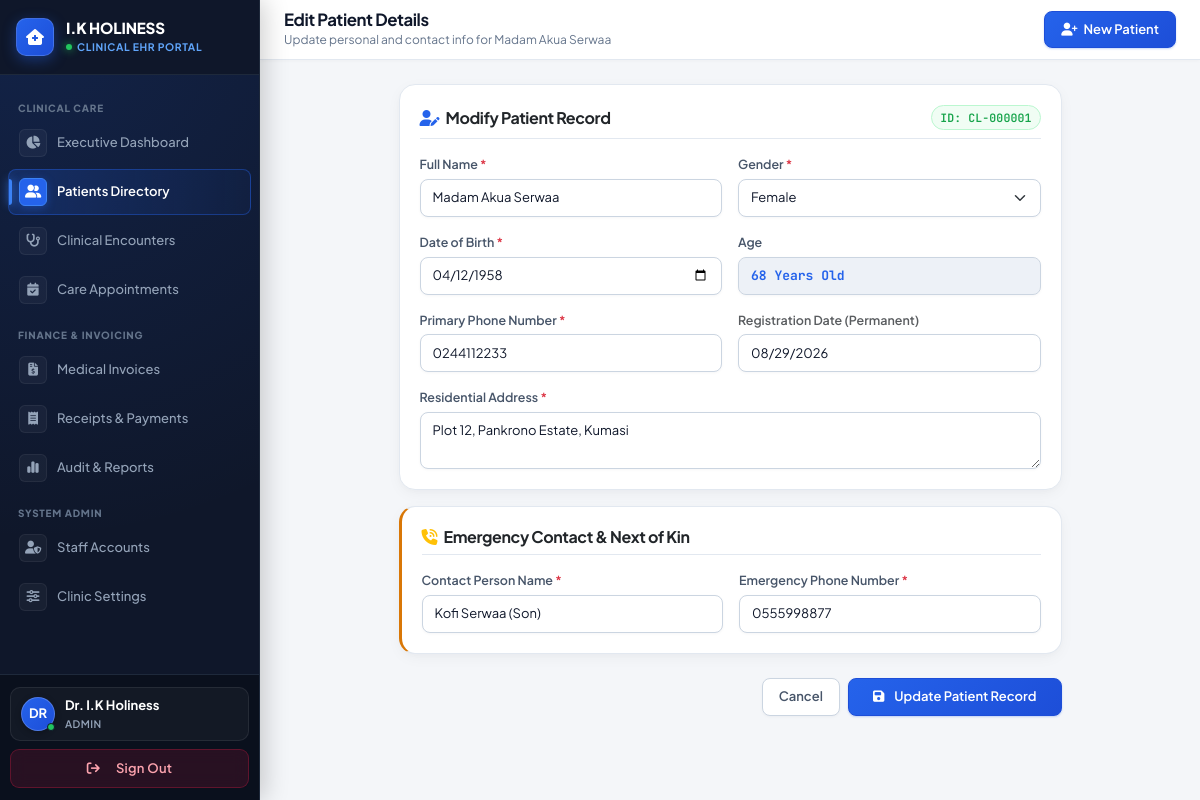
/clients/edit?id=CL-000001 (signed in), run on the app's committed database.
### tables this page shows
CREATE TABLE clients (
    client_id VARCHAR(20) PRIMARY KEY,
    full_name VARCHAR(255) NOT NULL,
    gender ENUM('Male', 'Female', 'Other') NOT NULL,
    dob DATE NOT NULL,
    age INT NOT NULL,
    phone VARCHAR(20) NOT NULL,
    address TEXT NOT NULL,
    emergency_name VARCHAR(255) NOT NULL,
    emergency_phone VARCHAR(20) NOT NULL,
    registration_date DATE NOT NULL,
    created_at TIMESTAMP DEFAULT CURRENT_TIMESTAMP,
    INDEX idx_fullname (full_name),
    INDEX idx_phone (phone)
);

### frontend/views/clients/edit.php (the view, shortened to what the rows shown need)
<div class="row justify-content-center">
    <div class="col-12 col-xl-9">
        <form action="<?php echo APP_URL; ?>/clients/update" method="POST" autocomplete="off">
            <div class="ui-card mb-3">
                <div class="d-flex justify-content-between align-items-center mb-3 pb-2 border-bottom" style="border-color: var(--border-subtle) !important;">
                    <h6 class="fw-bold text-dark mb-0">
                        <i class="fa-solid fa-user-pen text-blue-accent me-1"></i> Modify Patient Record
                    </h6>
                    <span class="badge-pill-custom badge-emerald font-mono">ID: <?php echo htmlspecialchars($client['client_id']); ?></span>
                </div>
                <div class="row g-3">
                    <div class="col-12 col-md-6">
                        <label for="full_name" class="form-label">Full Name <span class="text-danger">*</span></label>
                        <input type="text"
                               name="full_name"
                               id="full_name"
                               class="form-control"
                               value="<?php echo htmlspecialchars($client['full_name'] ?? '', ENT_QUOTES, 'UTF-8'); ?>"
                               required>
                    </div>
                    <div class="col-12 col-md-6">
                        <label for="gender" class="form-label">Gender <span class="text-danger">*</span></label>
                        <select name="gender" id="gender" class="form-select" required>
                            <option value="Female" <?php echo isset($client['gender']) && $client['gender'] === 'Female' ? 'selected' : ''; ?>>Female</option>
                        </select>
                    </div>
                    <div class="col-12 col-md-6">
                        <label for="dob" class="form-label">Date of Birth <span class="text-danger">*</span></label>
                        <input type="date"
                               name="dob"
                               id="dob"
                               class="form-control"
                               value="<?php echo htmlspecialchars($client['dob'] ?? '', ENT_QUOTES, 'UTF-8'); ?>"
                               onchange="calculateAge(this.value)"
                               required>
                    </div>
                    <div class="col-12 col-md-6">
                        <label class="form-label">Age</label>
                        <input type="text"
                               id="age_display"
                               class="form-control font-mono fw-bold"
                               style="background-color: var(--bg-subtle) !important; color: var(--accent-main) !important;"
                               value="<?php echo htmlspecialchars($client['age'] ?? ''); ?> Years Old"
                               readonly>
                    </div>
                    <div class="col-12 col-md-6">
                        <label for="phone" class="form-label">Primary Phone Number <span class="text-danger">*</span></label>
                        <input type="tel"
                               name="phone"
                               id="phone"
                               class="form-control"
                               value="<?php echo htmlspecialchars($client['phone'] ?? '', ENT_QUOTES, 'UTF-8'); ?>"
                               required>
                    </div>
                    <div class="col-12 col-md-6">
                        <label class="form-label text-muted">Registration Date (Permanent)</label>
                        <input type="date"
                               class="form-control"
                               value="<?php echo htmlspecialchars($client['registration_date'] ?? date('Y-m-d')); ?>"
                               disabled>
                    </div>
                    <div class="col-12">
                        <label for="address" class="form-label">Residential Address <span class="text-danger">*</span></label>
                        <textarea name="address"
                                  id="address"
                                  rows="2"
                                  class="form-control"
                                  required><?php echo htmlspecialchars($client['address'] ?? '', ENT_QUOTES, 'UTF-8'); ?></textarea>
                    </div>
                </div>
            </div>
            <div class="ui-card mb-4" style="border-left: 3px solid var(--warning);">
                <div class="row g-3">
                    <div class="col-12 col-md-6">
                        <label for="emergency_name" class="form-label">Contact Person Name <span class="text-danger">*</span></label>
                        <input type="text"
                               name="emergency_name"
                               id="emergency_name"
                               class="form-control"
                               value="<?php echo htmlspecialchars($client['emergency_name'] ?? '', ENT_QUOTES, 'UTF-8'); ?>"
                               required>
                    </div>
                    <div class="col-12 col-md-6">
                        <label for="emergency_phone" class="form-label">Emergency Phone Number <span class="text-danger">*</span></label>
                        <input type="tel"
                               name="emergency_phone"
                               id="emergency_phone"
                               class="form-control"
                               value="<?php echo htmlspecialchars($client['emergency_phone'] ?? '', ENT_QUOTES, 'UTF-8'); ?>"
                               required>
                    </div>
                </div>
            </div>
        </form>
    </div>
</div>

### frontend/views/shared/layout.php (shortened to what the rows shown need)
<!DOCTYPE html>
<html lang="en" class="h-full">
<head>
    <link href="https://cdn.jsdelivr.net/npm/bootstrap@5.3.2/dist/css/bootstrap.min.css" rel="stylesheet">
    <link rel="stylesheet" href="https://cdnjs.cloudflare.com/ajax/libs/font-awesome/6.5.1/css/all.min.css">
</head>
<body>
    <div id="page-content-wrapper">
        <header class="topbar">
            <div class="d-flex align-items-center gap-2">
                <div class="topbar-left">
                    <h1><?php echo $pageHeading ?? 'Dashboard'; ?></h1>
                    <p class="d-none d-md-block"><?php echo $pageSubheading ?? 'I.K Holiness Home Care Services Management'; ?></p>
                </div>
            </div>
        </header>
        <main class="main-container">
            <?php echo $content ?? ''; ?>
        </main>
    </div>
</body>
</html>

### data on the page
clients: full_name "Update personal and contact info for Madam Akua Serwaa", client_id "CL-000001", full_name "Madam Akua Serwaa", gender "Female", dob "04/12/1958", age "68 Years Old", phone "0244112233", registration_date "08/29/2026", address "Plot 12, Pankrono Estate, Kumasi", emergency_name "Kofi Serwaa (Son)", emergency_phone "0555998877"

### other printed values
substr($currentUserName ?? 'DR', 0, 2) "DR"
$currentUserName "Dr. I.K Holiness"
$currentRole "ADMIN"
$pageHeading "Edit Patient Details"
